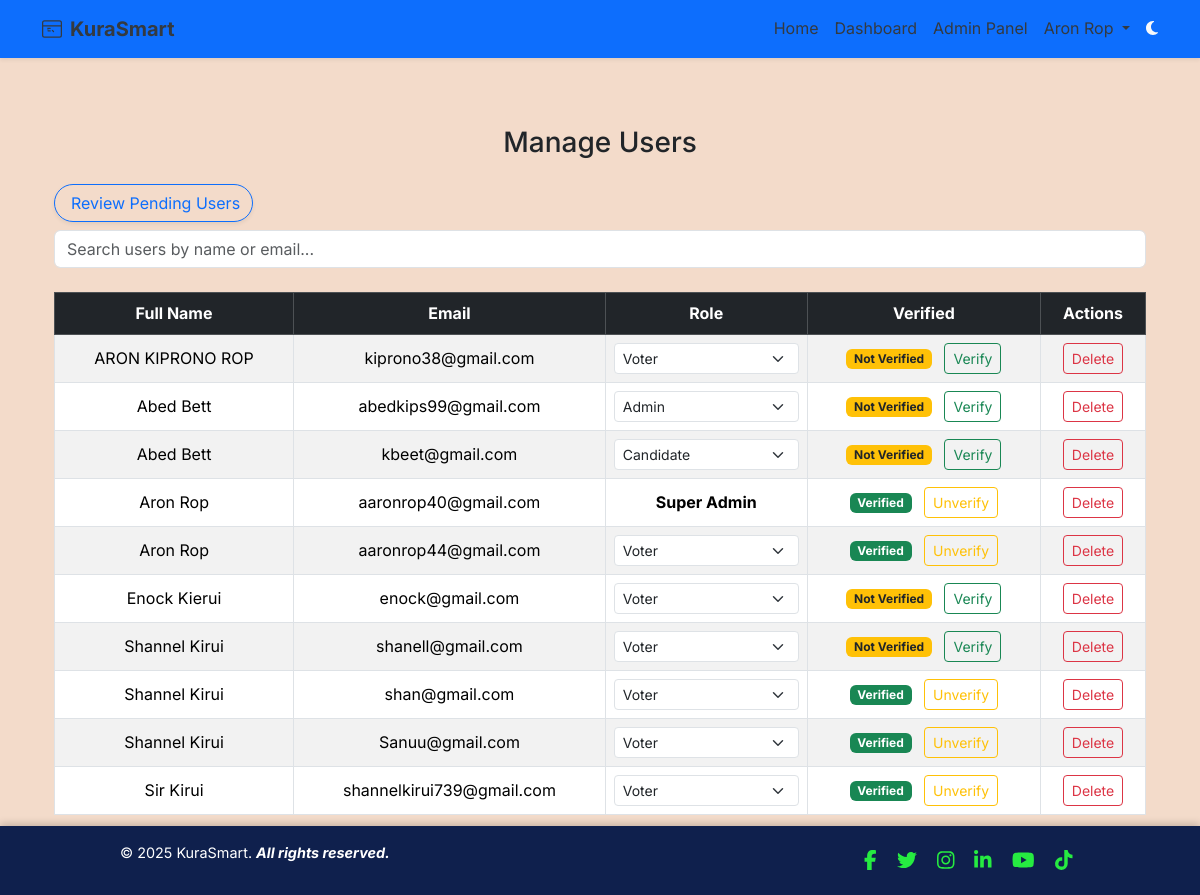
The page /admin/manage-users (signed in) on the database as committed earlier.
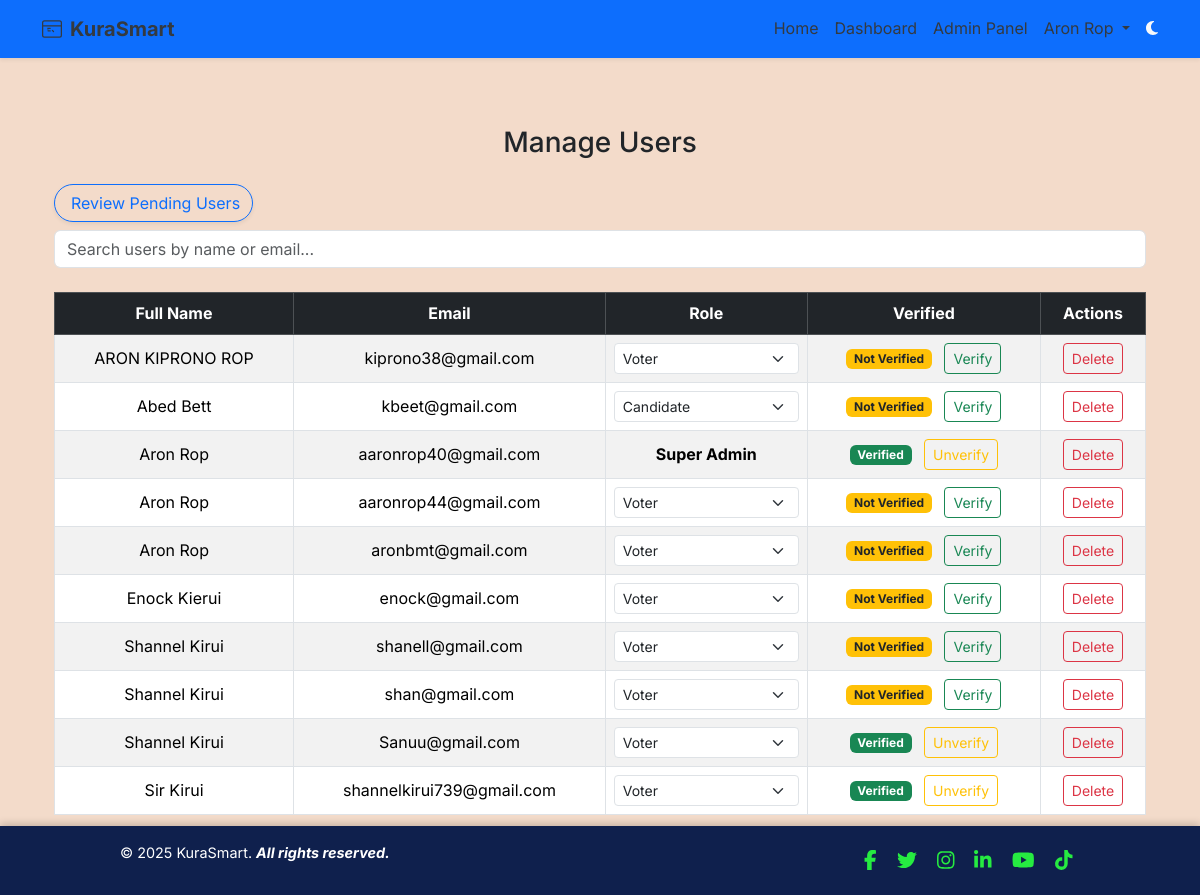
The same page on the database as committed later.
### app/models.py (models this page shows, shortened)
class User(db.Model, UserMixin):
    __tablename__ = 'users'
    id = db.Column(db.Integer, primary_key=True)
    email = db.Column(db.String(120), unique=True, nullable=False, index=True)
    full_name = db.Column(db.String(120), nullable=False)
    username = db.Column(db.String(80), unique=True, nullable=True)  # Informal only
    password_hash = db.Column(db.String(128), nullable=False)
    voting_type = db.Column(db.String(10), nullable=False, default="informal")  # 'formal' or 'informal'
    national_id = db.Column(db.String(20), unique=True, nullable=True)
    dob = db.Column(db.Date, nullable=True)
    gender = db.Column(db.String(10), nullable=True)
    county = db.Column(db.String(100), nullable=True)
    sub_county = db.Column(db.String(100), nullable=True)
    division = db.Column(db.String(100), nullable=True)
    location = db.Column(db.String(100), nullable=True)
    sub_location = db.Column(db.String(100), nullable=True)
    profile_image_url = db.Column(db.String(255), nullable=True)
    is_verified = db.Column(db.Boolean, default=False, index=True)
    is_superadmin = db.Column(db.Boolean, default=False)
    role = db.Column(db.Enum(UserRole), default=UserRole.voter, nullable=False, index=True)
    created_at = db.Column(db.DateTime, default=datetime.utcnow)
    candidates = db.relationship('Candidate', back_populates='user', lazy='dynamic')
    verification_requests = db.relationship('VerificationRequest', back_populates='user', lazy='dynamic')
    votes = db.relationship('Vote', back_populates='voter', lazy='dynamic')

### app/routes/web_auth.py (the view, shortened to what this page needs)
@admin_web_bp.route('/manage-users', methods=['GET'])
@login_required
def manage_users():
    search = request.args.get('search', '', type=str)
    page = request.args.get('page', 1, type=int)
    per_page = 10
    try:
        query = User.query
        pagination = query.order_by(User.full_name).paginate(page=page, per_page=per_page, error_out=False)
        users = pagination.items
        return render_template('admin/manage_users.html',
                               users=users,
                               pagination=pagination,
                               search=search)
    except Exception as e:
        current_app.logger.error(f"Manage users error: {e}")
        flash("Unable to load users.", "danger")
        return redirect(url_for('admin_web.dashboard'))

### app/context_processors.py (called while the page is built)
def inject_unread_notifs():
    if current_user.is_authenticated:
        count = Notification.query.filter_by(read=False).count()
    else:
        count = 0
    return {'unread_count': count}

### app/templates/admin/manage_users.html (shortened to what this page needs)
{% extends "base.html" %}
{% block content %}
<div class="container mt-5">
  <h3 class="text-center mb-4">
     Manage Users
  </h3>
  <a href="{{ url_for('admin_web.pending_users') }}" class="btn btn-outline-primary rounded-pill shadow-sm mb-2">
   Review Pending Users
</a>
  <form method="GET" action="{{ url_for('admin_web.manage_users') }}" class="mb-4">
    <input
      type="text" name="search"
      class="form-control"
      placeholder="Search users by name or email..."
      value="{{ search or '' }}"
    >
  </form>
  <div class="table-responsive">
    <table class="table table-bordered table-striped text-center align-middle">
      <thead class="table-dark">
        <tr>
          <th>Full Name</th>
          <th>Email</th>
          <th>Role</th>
          <th>Verified</th>
          <th>Actions</th>
        </tr>
      </thead>
      <tbody>
        {% for user in users %}
        <tr>
          <td>{{ user.full_name }}</td>
          <td>{{ user.email }}</td>
          <td>
            {% if user.role.value != 'super_admin' %}
              <form method="POST" action="{{ url_for('admin_web.update_user_role', user_id=user.id) }}">
                <select id="role-{{ user.id }}" name="role"
                  class="form-select form-select-sm"
                  onchange="this.form.submit()"
                  title="Change user role"
                >
                  {% for role_val in ['voter', 'candidate', 'admin', 'super_admin'] %}
                    <option value="{{ role_val }}" {% if user.role.value == role_val %}selected{% endif %}>
                      {{ role_val.replace('_', ' ').title() }}
                    </option>
                  {% endfor %}
                </select>
              </form>
            {% else %}
              <span class="fw-bold">Super Admin</span>
            {% endif %}
          </td>
          <td>
            {% if user.is_verified %}
              <span class="badge bg-success">Verified</span>
              {% if current_user.is_super_admin %}
                <form method="POST"
                      action="{{ url_for('admin_web.unverify_user', user_id=user.id) }}"
                      class="d-inline ms-2"
                      onsubmit="return confirm('Unverify {{ user.full_name }}?');">
                  <button type="submit" class="btn btn-sm btn-outline-warning">Unverify</button>
                </form>
              {% endif %}
            {% else %}
              <span class="badge bg-warning text-dark">Not Verified</span>
              {% if current_user.is_super_admin %}
                <form method="POST"
                      action="{{ url_for('admin_web.verify_user', user_id=user.id) }}"
                      class="d-inline ms-2"
                      onsubmit="return confirm('Verify {{ user.full_name }}?');">
                  <button type="submit" class="btn btn-sm btn-outline-success">Verify</button>
                </form>
              {% endif %}
            {% endif %}
          </td>
          <td>
            {% if current_user.is_super_admin %}
              <form method="POST" action="{{ url_for('admin_web.delete_user', user_id=user.id) }}"
                    onsubmit="return confirm('Are you sure you want to delete {{ user.full_name }}?');">
                <button type="submit" class="btn btn-sm btn-outline-danger">Delete</button>
              </form>
            {% else %}
              <span class="text-muted">Restricted</span>
            {% endif %}
          </td>
        </tr>
        {% endfor %}
      </tbody>
    </table>
  </div>
</div>
{% endblock %}

### app/templates/base.html (shortened to what this page needs)
<!DOCTYPE html>
<html lang="en" data-bs-theme="auto">
<head>
    <link rel="stylesheet" href="https://cdn.jsdelivr.net/npm/bootstrap@5.3.3/dist/css/bootstrap.min.css">
    <link rel="stylesheet" href="https://cdn.jsdelivr.net/npm/aos@2.3.4/dist/aos.css">
    <link rel="stylesheet" href="{{ url_for('static', filename='styles.css') }}">
</head>
<body class="text-dark d-flex flex-column min-vh-100" style="font-family: 'Inter', sans-serif; line-height: 1.6; background-color: #F3DBCA;">
    <nav class="navbar navbar-expand-lg navbar-dark bg-primary sticky-top shadow-sm">
        <div class="container">
            <a class="navbar-brand fw-bold d-flex align-items-center gap-2" href="{{ url_for('main.index') }}">
                KuraSmart
            </a>
            <div class="collapse navbar-collapse" id="navCollapse">
                <ul class="navbar-nav ms-auto mb-2 mb-lg-0">
                    <li class="nav-item">
                        <a class="nav-link {% if request.endpoint == 'main.index' %}active{% endif %}" href="{{ url_for('main.index') }}">Home</a>
                    </li>
                    {% if current_user.is_authenticated %}
                        <li class="nav-item">
                            <a class="nav-link
                                {% if request.endpoint in ['admin_web.dashboard', 'voter_web.dashboard'] %}active{% endif %}"
                                href="{% if current_user.is_super_admin or current_user.role == 'admin' %}
                                          {{ url_for('admin_web.dashboard') }}
                                       {% elif current_user.role == 'voter' %}
                                          {{ url_for('admin_web.dashboard') }}
                                       {% endif %}">
                                Dashboard
                            </a>
                        </li>
                        {% if current_user.is_super_admin or current_user.role == 'admin' %}
                            <li class="nav-item">
                                <a class="nav-link {% if request.endpoint == 'admin_web.dashboard' %}active{% endif %}" href="{{ url_for('admin_web.dashboard') }}">
                                    Admin Panel
                                </a>
                            </li>
                        {% endif %}
                        <li class="nav-item dropdown">
                            <a class="nav-link dropdown-toggle" href="#" id="userMenu" role="button" data-bs-toggle="dropdown">
                                {{ current_user.full_name }}
                            </a>
                        </li>
                    {% endif %}
                </ul>
                <span id="theme-toggle" class="text-light ms-2" title="Toggle theme" style="cursor: pointer;">
                    <i class="fas fa-moon"></i>
                </span>
            </div>
        </div>
    </nav>
    <main class="container py-1 flex-grow-1">
        {% block content %}{% endblock %}
    </main>
<footer class="sticky-footer">
    <div class="footer-container">
      <p>&copy; 2025 KuraSmart. <i class="fw-bold">All rights reserved.</i></p>
      <div class="social-icons">
        <a href="https://www.facebook.com/home.php" aria-label="Facebook"><i class="fab fa-facebook-f"></i></a>
        <a href="https://x.com/?lang=en" aria-label="Twitter"><i class="fab fa-twitter"></i></a>
        <a href="https://www.instagram.com/#reactivated" aria-label="Instagram"><i class="fab fa-instagram"></i></a>
        <a href="https://www.linkedin.com" aria-label="LinkedIn"><i class="fab fa-linkedin-in"></i></a>
        <a href="https://www.youtube.com" aria-label="YouTube"><i class="fab fa-youtube"></i></a>
        <a href="https://www.tiktok.com" aria-label="TikTok"><i class="fab fa-tiktok"></i></a>
      </div>
    </div>
  </footer>
  <link
    rel="stylesheet"
    href="https://cdnjs.cloudflare.com/ajax/libs/font-awesome/6.5.0/css/all.min.css"
  />
</body>
</html>

### app/static/styles.css (style rules this page uses)
body { font-family: 'Segoe UI', Tahoma, Geneva, Verdana, sans-serif; background-color: #f8f9fa; margin: 0; padding: 0; }
.navbar-brand { font-weight: bold; color: #343a40 !important; }
.navbar-nav .nav-item .nav-link { color: #343a40; }
footer { background-color: #f1f3f5; padding: 10px; text-align: center; font-size: 0.9rem; color: #6c757d; margin-top: 30px; }

### app/templates/base.html (style rules this page uses)
body { margin: 0; padding-bottom: 60px; font-family: Arial, sans-serif; }
.sticky-footer { position: fixed; bottom: 0; width: 100%; background-color: #0f204d; color: white; text-align: left; padding: 15px 10px; box-shadow: 0 -2px 8px rgba(0,0,0,0.2); z-index: 999; }
.footer-container { display: flex; flex-direction: column; align-items: center; gap: 10px; }
.social-icons a { margin: 0 8px; color: #26eb41; text-decoration: none; font-size: 20px; transition: color 0.3s ease; }
@media (min-width: 600px) { .footer-container { flex-direction: row; justify-content: space-between; max-width: 1000px; margin: 0 auto; padding: 0 20px; } }

Rows that differ between the two databases and show on the page:
removed User: full_name "Abed Bett", email "abedkips99@gmail.com", role "Admin"
changed User "aaronrop44@gmail.com": is_verified "Verified Unverify" → "Not Verified Verify"
added User: full_name "Aron Rop", email "aronbmt@gmail.com", role "Voter"
changed User "shan@gmail.com": is_verified "Verified Unverify" → "Not Verified Verify"
